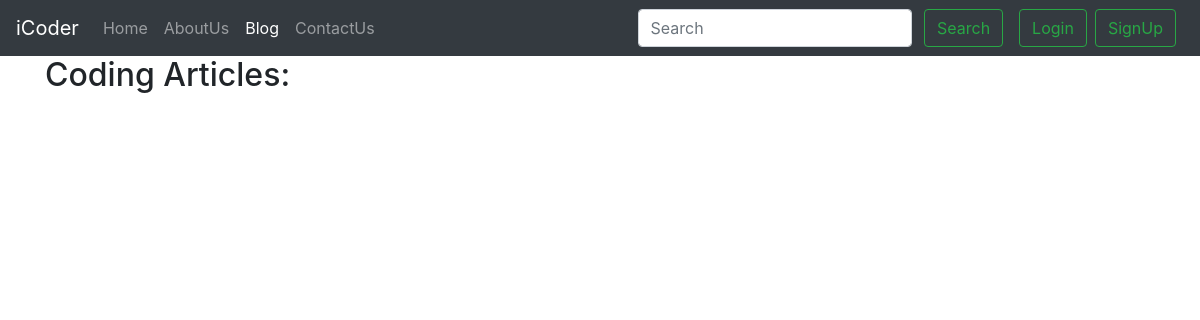
The page /blog/ on the database as committed earlier.
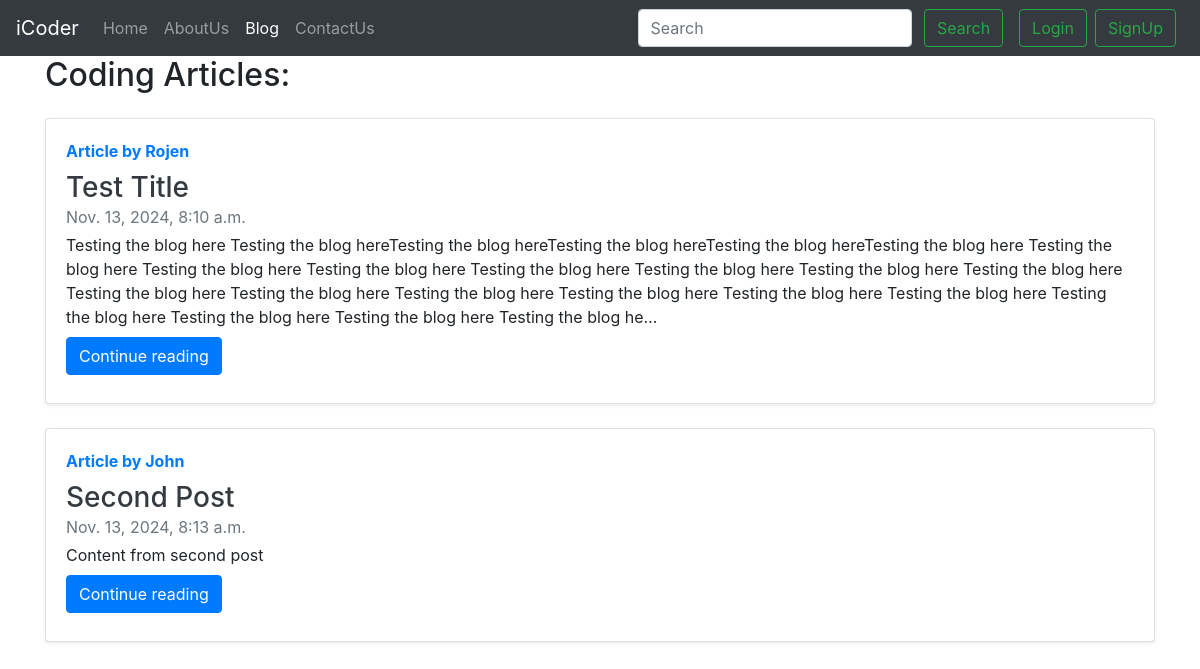
The same page on the database as committed later.
### blog/models.py (models this page shows, shortened)
class Post(models.Model):
    sno = models.AutoField(primary_key=True)
    title = models.CharField(max_length=255)
    content = models.TextField()
    author = models.CharField(max_length=13)
    slug = models.CharField(max_length=130)
    timeStamp = models.DateTimeField(blank=True)

### blog/views.py (the view)
# urls.py: path('', views.blogHome, name="blogHome"),
def blogHome(request):
    allPosts = Post.objects.all()
    context = {'allPosts': allPosts}
    return render(request, 'blog/blogHome.html', context)

### templates/blog/blogHome.html (shortened to what this page needs)
{% extends "base.html" %}
{% block blogactive %} active {% endblock %}
{% block body %}
<div class="container">
    <h2>Coding Articles:</h2>
    {% for post in allPosts %}
    <div class="card flex-md-row my-4 shadow-sm h-md-250">
        <div class="card-body d-flex flex-column align-items-start">
            <strong class="d-inline-block mb-2 text-primary">Article by {{post.author}}</strong>
            <h3 class="mb-0">
                <a class="text-dark" href="#">{{post.title}}</a>
            </h3>
            <div class="mb-1 text-muted">{{post.timeStamp}}</div>
            <p class="card-text mb-auto">{{post.content | truncatechars:500}}</p>
            <div class="my-2">
                <a href="/blog/{{post.slug}}" role="button" class="btn btn-primary">Continue reading</a>
            </div>
        </div>
      </div>
      {% endfor %}
</div>
{% endblock body %}

### templates/base.html (shortened to what this page needs)
<!DOCTYPE html>
<html lang="en">
  <head>
    <link
      rel="stylesheet"
      href="https://cdn.jsdelivr.net/npm/bootstrap@4.2.1/dist/css/bootstrap.min.css"
    />
  </head>
  <body>
    <nav class="navbar navbar-expand-lg navbar-dark bg-dark">
      <a class="navbar-brand" href="/">iCoder</a>
      <div class="collapse navbar-collapse" id="navbarSupportedContent">
        <ul class="navbar-nav mr-auto">
          <li class="nav-item {% block homeactive %}{% endblock %} ">
            <a class="nav-link" href="/"
              >Home <span class="sr-only">(current)</span></a
            >
          </li>
          <li class="nav-item {% block aboutactive %}{% endblock %}">
            <a class="nav-link" href="/about">AboutUs</a>
          </li>
          <li class="nav-item {% block blogactive %}{% endblock %}">
            <a class="nav-link" href="/blog">Blog</a>
          </li>
          <li class="nav-item {% block contactactive %}{% endblock %}">
            <a class="nav-link" href="/contact">ContactUs</a>
          </li>
        </ul>
        <div class="ml-auto form-inline">
          <form class="my-2 my-lg-0 mx-3" method="get" action="/search">
            <input
              class="form-control mr-sm-2"
              type="search"
              placeholder="Search"
              aria-label="Search"
              name="query"
              id="query"
            />
            <button class="btn btn-outline-success my-2 my-sm-0" type="submit">
              Search
            </button>
          </form>
          {% if user.is_authenticated %}
          <ul class="navbar-nav mr-2">
            <li class="nav-item dropdown">
              <a class="nav-link dropdown-toggle" href="#" id="navbarDropdown" role="button" data-toggle="dropdown" aria-haspopup="true" aria-expanded="false">
                Welcome {{request.user|title }}
              </a>
              <div class="dropdown-menu" aria-labelledby="navbarDropdown">
                <a class="dropdown-item" href="#">Profile</a>
                <a class="dropdown-item" href="/logout">Logout</a>
              </div>
            </li>
          </ul>
          {% comment %} <a href="/logout"><button type="button" class="btn btn-outline-success mr-2">
            Logout
          </button></a> {% endcomment %}
          {% else %}
            <button type="button" class="btn btn-outline-success mr-2" data-toggle="modal" data-target="#loginModal">
              Login
            </button>
            <button type="button" class="btn btn-outline-success mr-2" data-toggle="modal" data-target="#signupModal">
              SignUp
            </button>
          {% endif %}
        </div>
      </div>
    </nav>
    {% block body %}{% endblock body %}
  </body>
</html>

Rows that differ between the two databases and show on the page:
added Post: author "Rojen", title "Test Title", timeStamp "Nov. 13, 2024, 8:10 a.m.", content "Testing the blog here Testing the blog hereTesting the blog hereTesting the blog hereTesting the blog hereTesting the blog here Testing the blog here Testing the blog here Testing the blog here Testing the blog here Testing the blog here Testing the blog here Testing the blog here Testing the blog here Testing the blog here Testing the blog here Testing the blog here Testing the blog here Testing the blog here Testing the blog here Testing the blog here Testing the blog here Testing the blog he…"
added Post: author "John", title "Second Post", timeStamp "Nov. 13, 2024, 8:13 a.m.", content "Content from second post"
